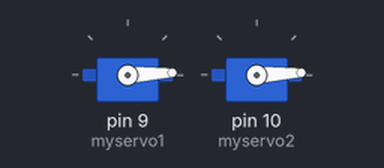
This sketch was run on a simulated Arduino Uno, built with avr-gcc and run on an emulated ATmega328P. Shown: 2 × servo.

Above: at 0.05 s.
At 1.4 s:
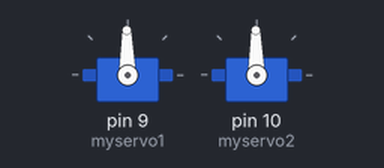
At 2.75 s:
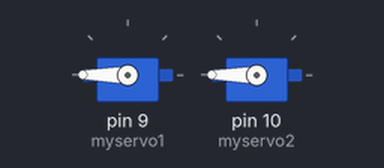
At 5.45 s:
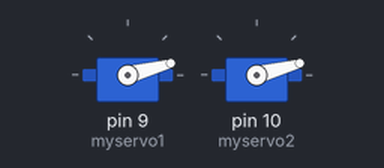
Timing chart, 0 to 7.6 s (numbered marks = the images above):
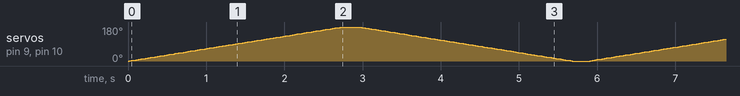

The sketch:

servo_test.ino
```cpp
#include <Servo.h>

Servo myservo1;  // create servo object to control a servo
Servo myservo2;  // create servo object to control a servo
int pos = 0;  // variable to store the servo position

void setup()
{
  myservo1.attach(9);
  myservo2.attach(10);

}

void loop()
{
  // sweeps from 0 degrees to 180 degrees
  for(pos = 0; pos <= 180; pos += 1)
  {
    myservo1.write(pos);
    myservo2.write(pos);
    delay(15);
  }


   delay(200);

  // sweeps from 180 degrees to 0 degrees
  for(pos = 180; pos>=0; pos-=1)
  {
    myservo1.write(pos);
    myservo2.write(pos);
    delay(15);
  }

   myservo1.detach();
   myservo2.detach();
   delay(200);
   myservo1.attach(9);
   myservo2.attach(10);

}
```
